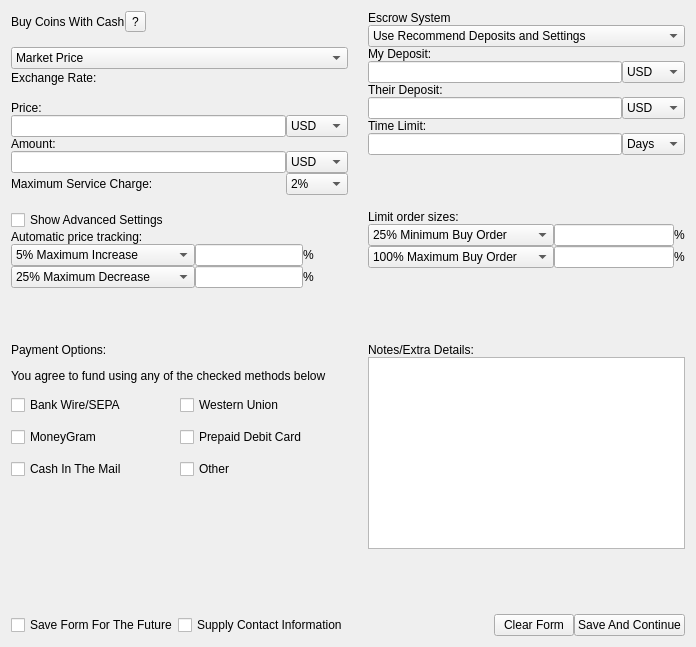
<?xml version="1.0" encoding="UTF-8"?>
<ui version="4.0">
 <class>BuyCoinsWithCash1</class>
 <widget class="QWidget" name="BuyCoinsWithCash1">
  <property name="geometry">
   <rect>
    <x>0</x>
    <y>0</y>
    <width>696</width>
    <height>647</height>
   </rect>
  </property>
  <property name="windowTitle">
   <string>Form</string>
  </property>
  <layout class="QGridLayout" name="gridLayout_6">
   <property name="horizontalSpacing">
    <number>20</number>
   </property>
   <property name="verticalSpacing">
    <number>15</number>
   </property>
   <item row="0" column="0">
    <layout class="QHBoxLayout" name="horizontalLayout">
     <item>
      <widget class="QLabel" name="CoinsForCashBuy">
       <property name="maximumSize">
        <size>
         <width>16777215</width>
         <height>75</height>
        </size>
       </property>
       <property name="text">
        <string>Buy Coins With Cash</string>
       </property>
      </widget>
     </item>
     <item>
      <widget class="QToolButton" name="ExplainCashBuy">
       <property name="cursor">
        <cursorShape>PointingHandCursor</cursorShape>
       </property>
       <property name="toolTip">
        <string>Help</string>
       </property>
       <property name="text">
        <string>?</string>
       </property>
       <property name="iconSize">
        <size>
         <width>20</width>
         <height>20</height>
        </size>
       </property>
      </widget>
     </item>
     <item>
      <spacer name="horizontalSpacer">
       <property name="orientation">
        <enum>Qt::Horizontal</enum>
       </property>
       <property name="sizeHint" stdset="0">
        <size>
         <width>40</width>
         <height>20</height>
        </size>
       </property>
      </spacer>
     </item>
    </layout>
   </item>
   <item row="0" column="2" rowspan="3">
    <layout class="QGridLayout" name="gridLayout_4">
     <item row="2" column="0">
      <widget class="QLabel" name="MyDepositText2">
       <property name="text">
        <string>My Deposit:</string>
       </property>
      </widget>
     </item>
     <item row="0" column="0" colspan="2">
      <widget class="QLabel" name="label">
       <property name="text">
        <string>Escrow System</string>
       </property>
      </widget>
     </item>
     <item row="3" column="0">
      <widget class="QLineEdit" name="MyDepositBox2">
       <property name="text">
        <string/>
       </property>
      </widget>
     </item>
     <item row="5" column="0">
      <widget class="QLineEdit" name="TheirDepositBox2">
       <property name="text">
        <string/>
       </property>
      </widget>
     </item>
     <item row="6" column="0">
      <widget class="QLabel" name="TimeLimitText2">
       <property name="text">
        <string>Time Limit:</string>
       </property>
      </widget>
     </item>
     <item row="7" column="0">
      <widget class="QLineEdit" name="TimeLimitBox2"/>
     </item>
     <item row="4" column="0">
      <widget class="QLabel" name="TheirDepositText2">
       <property name="text">
        <string>Their Deposit:</string>
       </property>
      </widget>
     </item>
     <item row="8" column="0">
      <spacer name="verticalSpacer_4">
       <property name="orientation">
        <enum>Qt::Vertical</enum>
       </property>
       <property name="sizeHint" stdset="0">
        <size>
         <width>20</width>
         <height>40</height>
        </size>
       </property>
      </spacer>
     </item>
     <item row="1" column="0" colspan="2">
      <widget class="QComboBox" name="DepositSettings2">
       <item>
        <property name="text">
         <string>Use Recommend Deposits and Settings</string>
        </property>
       </item>
       <item>
        <property name="text">
         <string>Custom Deposits</string>
        </property>
       </item>
       <item>
        <property name="text">
         <string>Request A Guarantor</string>
        </property>
       </item>
      </widget>
     </item>
     <item row="7" column="1">
      <widget class="QComboBox" name="TimeLimitDays2">
       <item>
        <property name="text">
         <string>Days</string>
        </property>
       </item>
       <item>
        <property name="text">
         <string>Hours</string>
        </property>
       </item>
      </widget>
     </item>
     <item row="3" column="1">
      <widget class="QComboBox" name="MyDepositUSD2">
       <item>
        <property name="text">
         <string>USD</string>
        </property>
       </item>
       <item>
        <property name="text">
         <string>Coins</string>
        </property>
       </item>
      </widget>
     </item>
     <item row="5" column="1">
      <widget class="QComboBox" name="TheirDepositUSD2">
       <item>
        <property name="text">
         <string>USD</string>
        </property>
       </item>
       <item>
        <property name="text">
         <string>Coins</string>
        </property>
       </item>
      </widget>
     </item>
    </layout>
   </item>
   <item row="1" column="0">
    <layout class="QVBoxLayout" name="verticalLayout_2">
     <item>
      <widget class="QComboBox" name="RateBox2">
       <item>
        <property name="text">
         <string>Market Price</string>
        </property>
       </item>
       <item>
        <property name="text">
         <string>Price per coin</string>
        </property>
       </item>
      </widget>
     </item>
     <item>
      <widget class="QLabel" name="ExchangeRate2">
       <property name="text">
        <string>Exchange Rate:</string>
       </property>
      </widget>
     </item>
    </layout>
   </item>
   <item row="2" column="0">
    <layout class="QGridLayout" name="gridLayout">
     <item row="0" column="0">
      <widget class="QLabel" name="PriceText2">
       <property name="text">
        <string>Price:</string>
       </property>
      </widget>
     </item>
     <item row="1" column="0">
      <widget class="QLineEdit" name="PriceBox2">
       <property name="text">
        <string/>
       </property>
      </widget>
     </item>
     <item row="1" column="1">
      <widget class="QComboBox" name="PriceUSD2">
       <item>
        <property name="text">
         <string>USD</string>
        </property>
       </item>
      </widget>
     </item>
     <item row="2" column="0">
      <widget class="QLabel" name="AmountText2">
       <property name="text">
        <string>Amount:</string>
       </property>
      </widget>
     </item>
     <item row="3" column="0">
      <widget class="QLineEdit" name="AmountBox2">
       <property name="text">
        <string/>
       </property>
      </widget>
     </item>
     <item row="3" column="1">
      <widget class="QComboBox" name="AmountUSD2">
       <item>
        <property name="text">
         <string>USD</string>
        </property>
       </item>
       <item>
        <property name="text">
         <string>Coins</string>
        </property>
       </item>
      </widget>
     </item>
     <item row="4" column="0">
      <widget class="QLabel" name="MaxService2">
       <property name="text">
        <string>Maximum Service Charge:</string>
       </property>
      </widget>
     </item>
     <item row="4" column="1">
      <widget class="QComboBox" name="ServiceCharge2">
       <item>
        <property name="text">
         <string>2%</string>
        </property>
       </item>
       <item>
        <property name="text">
         <string>5%</string>
        </property>
       </item>
       <item>
        <property name="text">
         <string>10%</string>
        </property>
       </item>
       <item>
        <property name="text">
         <string>15%</string>
        </property>
       </item>
       <item>
        <property name="text">
         <string>20%</string>
        </property>
       </item>
      </widget>
     </item>
    </layout>
   </item>
   <item row="3" column="0">
    <layout class="QGridLayout" name="gridLayout_2">
     <item row="0" column="0" colspan="2">
      <widget class="QCheckBox" name="ShowAdvancedCashBuy">
       <property name="text">
        <string>Show Advanced Settings</string>
       </property>
      </widget>
     </item>
     <item row="3" column="1">
      <widget class="QLineEdit" name="MaxDecreaseBuyBox">
       <property name="sizePolicy">
        <sizepolicy hsizetype="Minimum" vsizetype="Fixed">
         <horstretch>0</horstretch>
         <verstretch>0</verstretch>
        </sizepolicy>
       </property>
      </widget>
     </item>
     <item row="3" column="2">
      <widget class="QLabel" name="perc7">
       <property name="text">
        <string>%</string>
       </property>
      </widget>
     </item>
     <item row="3" column="0">
      <widget class="QComboBox" name="MaxDecreaseBuy">
       <item>
        <property name="text">
         <string>25% Maximum Decrease</string>
        </property>
       </item>
       <item>
        <property name="text">
         <string>No Limit</string>
        </property>
       </item>
       <item>
        <property name="text">
         <string>Custom Maximum Decrease</string>
        </property>
       </item>
      </widget>
     </item>
     <item row="1" column="0" colspan="2">
      <widget class="QLabel" name="PriceTrackingTitle2">
       <property name="text">
        <string>Automatic price tracking:</string>
       </property>
      </widget>
     </item>
     <item row="2" column="1">
      <widget class="QLineEdit" name="MaxIncreaseBuyBox">
       <property name="sizePolicy">
        <sizepolicy hsizetype="Minimum" vsizetype="Fixed">
         <horstretch>0</horstretch>
         <verstretch>0</verstretch>
        </sizepolicy>
       </property>
      </widget>
     </item>
     <item row="2" column="0">
      <widget class="QComboBox" name="MaxIncreaseBuy">
       <item>
        <property name="text">
         <string>5% Maximum Increase</string>
        </property>
       </item>
       <item>
        <property name="text">
         <string>Custom Maximum Increase</string>
        </property>
       </item>
      </widget>
     </item>
     <item row="2" column="2">
      <widget class="QLabel" name="perc6">
       <property name="text">
        <string>%</string>
       </property>
      </widget>
     </item>
     <item row="4" column="0">
      <spacer name="verticalSpacer_5">
       <property name="orientation">
        <enum>Qt::Vertical</enum>
       </property>
       <property name="sizeHint" stdset="0">
        <size>
         <width>20</width>
         <height>40</height>
        </size>
       </property>
      </spacer>
     </item>
    </layout>
   </item>
   <item row="5" column="0">
    <spacer name="verticalSpacer_2">
     <property name="orientation">
      <enum>Qt::Vertical</enum>
     </property>
     <property name="sizeHint" stdset="0">
      <size>
       <width>20</width>
       <height>40</height>
      </size>
     </property>
    </spacer>
   </item>
   <item row="3" column="2">
    <layout class="QGridLayout" name="gridLayout_5">
     <item row="0" column="0" colspan="2">
      <widget class="QLabel" name="LimitOrderText2">
       <property name="text">
        <string>Limit order sizes:</string>
       </property>
      </widget>
     </item>
     <item row="2" column="2">
      <widget class="QLabel" name="perc9">
       <property name="text">
        <string>%</string>
       </property>
      </widget>
     </item>
     <item row="1" column="0">
      <widget class="QComboBox" name="MinOrderBuy">
       <item>
        <property name="text">
         <string>25% Minimum Buy Order</string>
        </property>
       </item>
       <item>
        <property name="text">
         <string>50% Minimum Buy Order</string>
        </property>
       </item>
       <item>
        <property name="text">
         <string>100% Minimum Buy Order</string>
        </property>
       </item>
       <item>
        <property name="text">
         <string>Custom Minimum Buy Order</string>
        </property>
       </item>
      </widget>
     </item>
     <item row="2" column="1">
      <widget class="QLineEdit" name="MaxOrderBuyBox"/>
     </item>
     <item row="1" column="1">
      <widget class="QLineEdit" name="MinOrderBuyBox"/>
     </item>
     <item row="1" column="2">
      <widget class="QLabel" name="perc8">
       <property name="text">
        <string>%</string>
       </property>
      </widget>
     </item>
     <item row="2" column="0">
      <widget class="QComboBox" name="MaxOrderBuy">
       <item>
        <property name="text">
         <string>100% Maximum Buy Order</string>
        </property>
       </item>
       <item>
        <property name="text">
         <string>50% Maximum Buy Order</string>
        </property>
       </item>
       <item>
        <property name="text">
         <string>25% Maximum Buy Order</string>
        </property>
       </item>
       <item>
        <property name="text">
         <string>Custom Maximum Buy Order</string>
        </property>
       </item>
      </widget>
     </item>
     <item row="3" column="0">
      <spacer name="verticalSpacer">
       <property name="orientation">
        <enum>Qt::Vertical</enum>
       </property>
       <property name="sizeHint" stdset="0">
        <size>
         <width>20</width>
         <height>40</height>
        </size>
       </property>
      </spacer>
     </item>
    </layout>
   </item>
   <item row="4" column="0">
    <layout class="QGridLayout" name="gridLayout_3">
     <property name="verticalSpacing">
      <number>12</number>
     </property>
     <item row="4" column="0">
      <widget class="QCheckBox" name="CashMail2">
       <property name="text">
        <string>Cash In The Mail</string>
       </property>
      </widget>
     </item>
     <item row="3" column="0">
      <widget class="QCheckBox" name="MoneyGramCheck2">
       <property name="text">
        <string>MoneyGram</string>
       </property>
      </widget>
     </item>
     <item row="1" column="0" colspan="2">
      <widget class="QLabel" name="AgreeFund2">
       <property name="text">
        <string>You agree to fund using any of the checked methods below</string>
       </property>
      </widget>
     </item>
     <item row="3" column="1">
      <widget class="QCheckBox" name="DebitCheck2">
       <property name="text">
        <string>Prepaid Debit Card</string>
       </property>
      </widget>
     </item>
     <item row="2" column="1">
      <widget class="QCheckBox" name="WUCheck2">
       <property name="text">
        <string>Western Union</string>
       </property>
      </widget>
     </item>
     <item row="4" column="1">
      <widget class="QCheckBox" name="OtherCheck2">
       <property name="text">
        <string>Other</string>
       </property>
      </widget>
     </item>
     <item row="2" column="0">
      <widget class="QCheckBox" name="BankWireCheck2">
       <property name="text">
        <string>Bank Wire/SEPA</string>
       </property>
      </widget>
     </item>
     <item row="0" column="0">
      <widget class="QLabel" name="PayMentOptions2">
       <property name="text">
        <string>Payment Options:</string>
       </property>
      </widget>
     </item>
     <item row="5" column="0">
      <spacer name="verticalSpacer_3">
       <property name="orientation">
        <enum>Qt::Vertical</enum>
       </property>
       <property name="sizeHint" stdset="0">
        <size>
         <width>20</width>
         <height>40</height>
        </size>
       </property>
      </spacer>
     </item>
    </layout>
   </item>
   <item row="4" column="2">
    <layout class="QVBoxLayout" name="verticalLayout">
     <item>
      <widget class="QLabel" name="NotesText2">
       <property name="text">
        <string>Notes/Extra Details:</string>
       </property>
      </widget>
     </item>
     <item>
      <widget class="QTextEdit" name="NotesBox2">
       <property name="sizePolicy">
        <sizepolicy hsizetype="Expanding" vsizetype="Expanding">
         <horstretch>1</horstretch>
         <verstretch>1</verstretch>
        </sizepolicy>
       </property>
      </widget>
     </item>
    </layout>
   </item>
   <item row="6" column="0">
    <layout class="QHBoxLayout" name="horizontalLayout_3">
     <item>
      <widget class="QCheckBox" name="SaveFuture2">
       <property name="text">
        <string>Save Form For The Future</string>
       </property>
      </widget>
     </item>
     <item>
      <widget class="QCheckBox" name="SupplyAdditional2">
       <property name="text">
        <string>Supply Contact Information</string>
       </property>
      </widget>
     </item>
    </layout>
   </item>
   <item row="6" column="2">
    <layout class="QHBoxLayout" name="horizontalLayout_2">
     <item>
      <spacer name="horizontalSpacer_2">
       <property name="orientation">
        <enum>Qt::Horizontal</enum>
       </property>
       <property name="sizeHint" stdset="0">
        <size>
         <width>40</width>
         <height>20</height>
        </size>
       </property>
      </spacer>
     </item>
     <item>
      <widget class="QPushButton" name="ClearForm2">
       <property name="text">
        <string>Clear Form</string>
       </property>
      </widget>
     </item>
     <item>
      <widget class="QPushButton" name="SaveContinue2">
       <property name="text">
        <string>Save And Continue</string>
       </property>
      </widget>
     </item>
    </layout>
   </item>
  </layout>
 </widget>
 <resources>
  <include location="../../../NEW UI/Halo.qrc"/>
 </resources>
 <connections/>
</ui>
